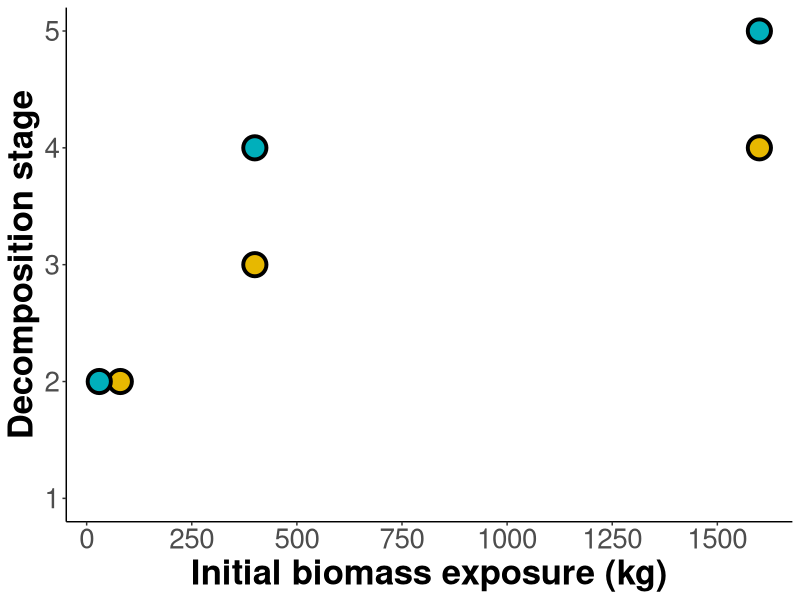

R code for this plot: (Note: this script raises an error after producing the figure.)
## --------------- Header ------------------------------------------------------
## Script name: 2c_future-decomp-biomass-ES.R
## Author: David S. Mason, UF D.E.E.R. Lab
## Department: Wildlife Ecology and Conservation
## Affiliation: University of Florida
## Date Created: 2021-08-16
## Date Last Modified: 2023-03-11
## Copyright (c) David S. Mason, 2022
## Contact: masond@ufl.edu, @EcoGraffito
## Purpose of script: This script analyzes the future decomposition data

## --------------- Set-up workspace --------------------------------------------
library(ggplot2)
require(tidyverse)
require(MASS)

# Clear the decks
rm(list=ls())

# Bring in the data
d <- read.csv("Clean-data/2a_future-decomp-stage.csv")

## --------------- Prepare the data --------------------------------------------

# Fix the exclusion labels
d$Fence <- c("Open", "Open", "Open",
						"Fenced","Fenced", "Fenced")
d$Fence <- as.factor(d$Fence)
is.factor(d$Fence)

## --------------- Visualize the model -----------------------------------------

# Adjust the weight values to create space for visualization
d[1,2] <- 80
d[4,2] <- 30

dev.new()	
p1 <- ggplot(d,aes(y=Stage,x=Pig.biomass,color=Fence,fill=Fence))+
	geom_point(size = 6.5,shape=21,stroke=2)+
	scale_fill_manual(values=c("#00AFBB", "#E7B800"))+
	scale_color_manual(values=c("black","black"))+
	theme_classic()+
	theme(legend.title = element_blank())+
	scale_x_continuous(breaks = c(0, 250, 500, 750, 1000,
																1250, 1500))+
	scale_y_continuous(breaks = c(1,2,3,4,5),
										 limits = c(1,5))+
	xlab("Initial biomass exposure (kg)")+
	ylab("Decomposition stage")+
	theme_classic()+
	theme(axis.title = element_text(face="bold"))+
	theme(axis.text = element_text(size = 20),
				axis.title = element_text(size = 25),
				legend.position = 'none')

# ggsave('decomp_stage.jpg', width = 6, height = 6, dpi = 300)

# Output the ggplot object
saveRDS(p1, file = "Output/2a_future-decomp-stage-fig.RDS")

